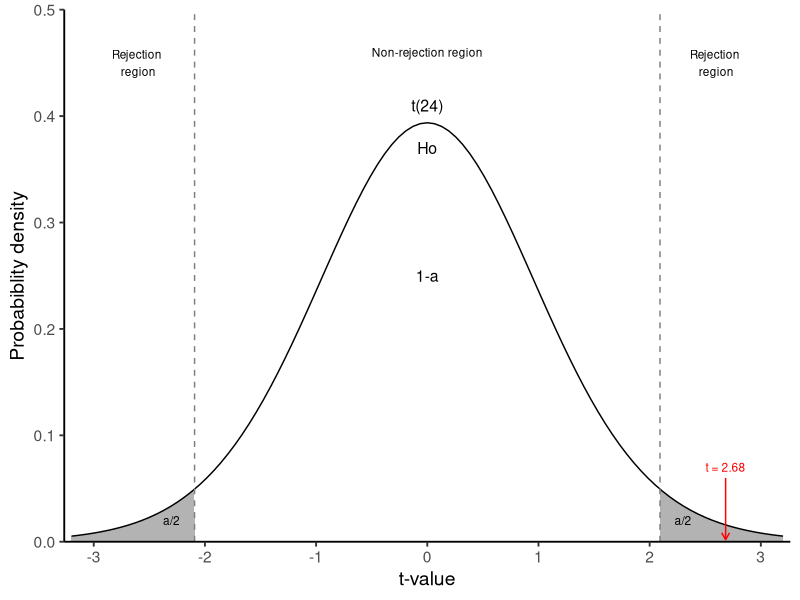
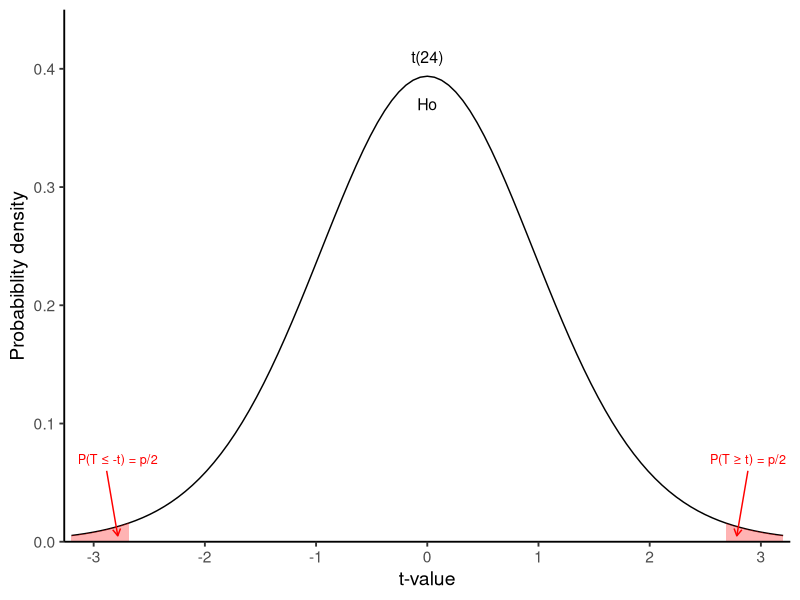
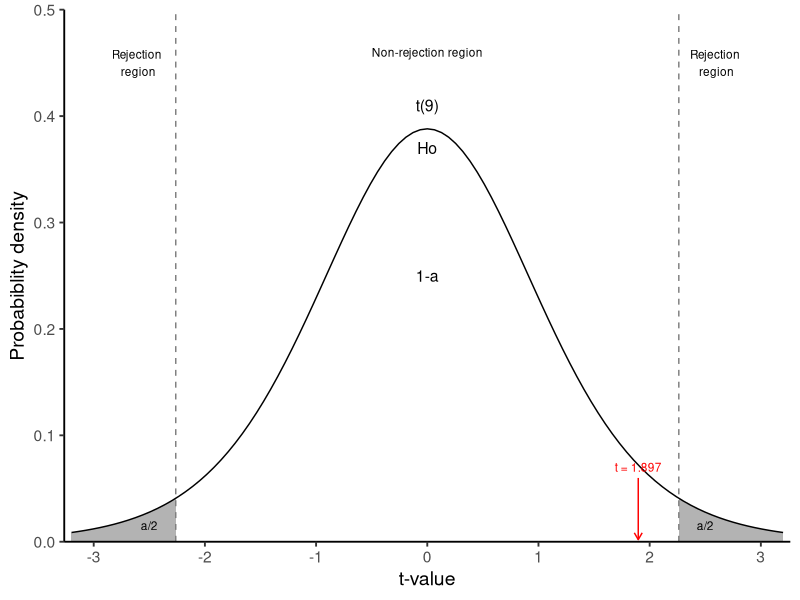
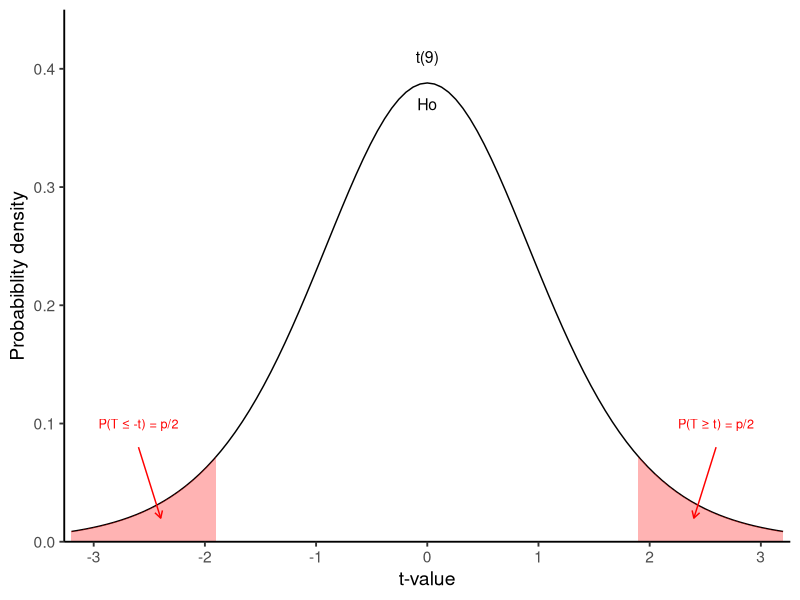

Source code (R) for these figures, in order:
## ---- chunk 1
#| include: false

library(fontawesome)

library(tidyverse)
## ---- chunk 2
n <- 20
mu <- 0.75
x_bar <- 0.96
s <- 0.35


se <- s/sqrt(n)
t <- (x_bar-mu)/se
t
## ---- chunk 3
#| echo: false
#| message: false
#| warning: false
#| fig-align: center
#| label: fig-sample_distribution
#| fig-cap: T-distribution for df=19.The area under the curve is divided into one central non-rejection region and two-sided, grey rejection regions defined by the level of significance $\alpha$.
#| fig-width: 7.0
#| fig-height: 4.0


# Create a data frame
df4 <- data.frame(x = seq(-3.2, 3.2, by = 0.01),
                  y = dt(seq(-3.2, 3.2, by = 0.01), df = n-1))

t_star <- qt(0.025, df = n-1, lower.tail = F)


ggplot() +
  geom_area(data = df4, mapping = aes(x = ifelse(x < -t_star, x, -t_star), y = y), 
            fill = "grey70") +  # Area under the curve
  geom_area(data = df4, mapping = aes(x = ifelse(x > t_star, x, t_star), y = y), 
            fill = "grey70") +  # Area under the curve
  stat_function(fun = dt, args = list(df = n-1), linewidth = 0.5) +
  scale_x_continuous(expand = c(0.01, 0), breaks = c(-3, -2, -1, 0, 1, 2, 3)) +
  scale_y_continuous(expand = c(0, 0), limits = c(0, 0.5)) +
  annotate("text", x = -2.6, y = 0.45, 
           label = "Rejection \nregion", size = 3) +
  annotate("text", x = 0, y = 0.46, 
           label = "Non-rejection region", size = 3) +
  annotate("text", x = 0, y = 0.37, 
           label = "Ho", size = 4) + 
  annotate("text", x = 0, y = 0.41, 
           label = "t(24)", size = 4) +    
  annotate("text", x = 0, y = 0.25, 
           label = "1-a", size = 4) +    
  annotate("text", x = -2.3, y = 0.02, 
           label = "a/2", size = 3) +
  annotate("text", x = 2.6, y = 0.45, 
           label = "Rejection \nregion", size = 3) +
  annotate("text", x = 2.3, y = 0.02, 
           label = "a/2", size = 3) +
  annotate("text", x = t, y = 0.07, 
           label = "t = 2.68", size = 3, color = "red") + 
  annotate(geom = "curve", x = t, y = 0.06, xend = t, yend = 0.002,
           curvature = 0, arrow = arrow(length = unit(2, "mm")),
           linewidth = 0.5, color = "red") +
  geom_vline(xintercept = -t_star, linetype = 2, color = "grey50") +
  geom_vline(xintercept = t_star, linetype = 2, color = "grey50") +
  labs(x = "t-value", y = "Probabiblity density") +
  theme_classic(base_size = 14) +
  theme()

## ---- chunk 4
#| echo: false
#| message: false
#| warning: false
#| fig-align: center
#| label: fig-sample_distribution2
#| fig-cap: T-distribution for df=19. The p-value approach.
#| fig-width: 7.0
#| fig-height: 4.0


ggplot() +
  #geom_area(data = df4, mapping = aes(x = ifelse(x < -t_star, x, -t_star), y = y), fill = "grey70") +  # Area under the curve
  #geom_area(data = df4, mapping = aes(x = ifelse(x > t_star, x, t_star), y = y), fill = "grey70") +  # Area under the curve
  stat_function(fun = dt, args = list(df = n-1), linewidth = 0.5) +
  geom_area(data = df4, mapping = aes(x = ifelse(x < -t, x, -t), y = y), 
            fill = "red", alpha = 0.3) +  # Area under the curve
  geom_area(data = df4, mapping = aes(x = ifelse(x > t, x, t), y = y), 
            fill = "red", alpha = 0.3) +  # Area under the curve
  scale_x_continuous(expand = c(0.01, 0), breaks = c(-3, -2, -1, 0, 1, 2, 3)) +
  scale_y_continuous(expand = c(0, 0), limits = c(0, 0.45)) +
  annotate("text", x = 0, y = 0.37, 
           label = "Ho", size = 4) + 
  annotate("text", x = 0, y = 0.41, 
           label = "t(24)", size = 4) +    
  annotate("text", x = t + 0.2, y = 0.07, 
           label = "P(T ≥ t) = p/2", size = 3.2, color = "red") + 
  annotate(geom = "curve", x = t + 0.2, y = 0.06, xend = t + 0.1, yend = 0.005,
           curvature = 0, arrow = arrow(length = unit(2, "mm")),
           linewidth = 0.5, color = "red") +
  annotate("text", x = -t - 0.1, y = 0.07, 
           label = "P(T ≤ -t) = p/2", size = 3.2, color = "red") + 
  annotate(geom = "curve", x = -t - 0.2, y = 0.06, xend = -t - 0.1, yend = 0.005,
           curvature = 0, arrow = arrow(length = unit(2, "mm")),
           linewidth = 0.5, color = "red") +  
  labs(x = "t-value", y = "Probabiblity density") +
  theme_classic(base_size = 14) +
  theme()

## ---- chunk 5
P <- pt(t, df = n-1, lower.tail = F)

p_value <- 2*P
p_value
## ---- chunk 6
#| results: hold

t_star <- qt(0.025, df = n-1, lower.tail = F)

# compute lower limit of 95% CI
lower_95CI <- x_bar - t_star*se
lower_95CI

# compute upper limit of 95% CI
upper_95CI <- x_bar + t_star*se
upper_95CI
## ---- chunk 7
n <- 10

se <- s/sqrt(n)
t <- (x_bar-mu)/se
t
## ---- chunk 8
#| echo: false
#| message: false
#| warning: false
#| fig-align: center
#| label: fig-sample_distribution3
#| fig-cap: T-distribution for df=9. The rejection region approach.
#| fig-width: 7.0
#| fig-height: 4.0


# Create a data frame
df4 <- data.frame(x = seq(-3.2, 3.2, by = 0.01),
                  y = dt(seq(-3.2, 3.2, by = 0.01), df = n-1))

t_star <- qt(0.025, df = n-1, lower.tail = F)


ggplot() +
  geom_area(data = df4, mapping = aes(x = ifelse(x < -t_star, x, -t_star), y = y), 
            fill = "grey70") +  # Area under the curve
  geom_area(data = df4, mapping = aes(x = ifelse(x > t_star, x, t_star), y = y), 
            fill = "grey70") +  # Area under the curve
  stat_function(fun = dt, args = list(df = n-1), linewidth = 0.5) +
  scale_x_continuous(expand = c(0.01, 0), breaks = c(-3, -2, -1, 0, 1, 2, 3)) +
  scale_y_continuous(expand = c(0, 0), limits = c(0, 0.5)) +
  annotate("text", x = -2.6, y = 0.45, 
           label = "Rejection \nregion", size = 3) +
  annotate("text", x = 0, y = 0.46, 
           label = "Non-rejection region", size = 3) +
  annotate("text", x = 0, y = 0.37, 
           label = "Ho", size = 4) +
  annotate("text", x = 0, y = 0.41, 
           label = "t(9)", size = 4) +    
  annotate("text", x = 0, y = 0.25, 
           label = "1-a", size = 4) +    
  annotate("text", x = -2.5, y = 0.015, 
           label = "a/2", size = 3) +
  annotate("text", x = 2.6, y = 0.45, 
           label = "Rejection \nregion", size = 3) +
  annotate("text", x = 2.5, y = 0.015, 
           label = "a/2", size = 3) +
  annotate("text", x = t, y = 0.07, 
           label = "t = 1.897", size = 3, color = "red") + 
  annotate(geom = "curve", x = t, y = 0.06, xend = t, yend = 0.002,
           curvature = 0, arrow = arrow(length = unit(2, "mm")),
           linewidth = 0.5, color = "red") +
  geom_vline(xintercept = -t_star, linetype = 2, color = "grey50") +
  geom_vline(xintercept = t_star, linetype = 2, color = "grey50") +
  labs(x = "t-value", y = "Probabiblity density") +
  theme_classic(base_size = 14) +
  theme()

## ---- chunk 9
#| echo: false
#| message: false
#| warning: false
#| fig-align: center
#| label: fig-sample_distribution4
#| fig-cap: T-distribution for df=9. The p-value approach.
#| fig-width: 7.0
#| fig-height: 4.0


ggplot() +
  #geom_area(data = df4, mapping = aes(x = ifelse(x < -t_star, x, -t_star), y = y), fill = "grey70") +  # Area under the curve
  #geom_area(data = df4, mapping = aes(x = ifelse(x > t_star, x, t_star), y = y), fill = "grey70") +  # Area under the curve
  stat_function(fun = dt, args = list(df = n-1), linewidth = 0.5) +
  geom_area(data = df4, mapping = aes(x = ifelse(x < -t, x, -t), y = y), 
            fill = "red", alpha = 0.3) +  # Area under the curve
  geom_area(data = df4, mapping = aes(x = ifelse(x > t, x, t), y = y), 
            fill = "red", alpha = 0.3) +  # Area under the curve
  scale_x_continuous(expand = c(0.01, 0), breaks = c(-3, -2, -1, 0, 1, 2, 3)) +
  scale_y_continuous(expand = c(0, 0), limits = c(0, 0.45)) +
  annotate("text", x = 0, y = 0.37, 
           label = "Ho", size = 4) +
  annotate("text", x = 0, y = 0.41, 
           label = "t(9)", size = 4) +      
  annotate("text", x = t + 0.7, y = 0.1, 
           label = "P(T ≥ t) = p/2", size = 3.2, color = "red") + 
  annotate(geom = "curve", x = t + 0.7, y = 0.08, xend = t + 0.5, yend = 0.02,
           curvature = 0, arrow = arrow(length = unit(2, "mm")),
           linewidth = 0.5, color = "red") +
  annotate("text", x = -t - 0.7, y = 0.1, 
           label = "P(T ≤ -t) = p/2", size = 3.2, color = "red") + 
  annotate(geom = "curve", x = -t - 0.7, y = 0.08, xend = -t - 0.5, yend = 0.02,
           curvature = 0, arrow = arrow(length = unit(2, "mm")),
           linewidth = 0.5, color = "red") +  
  labs(x = "t-value", y = "Probabiblity density") +
  theme_classic(base_size = 14) +
  theme()

## ---- chunk 10
P <- pt(t, df = n-1, lower.tail = F)

p_value <- 2*P
p_value
## ---- chunk 11
#| results: hold

# compute lower limit of 95% CI
lower_95CI <- x_bar - t_star*se
lower_95CI

# compute upper limit of 95% CI
upper_95CI <- x_bar + t_star*se
upper_95CI
